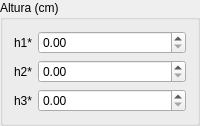
             <widget class="QGroupBox" name="groupBox_13">
              <property name="minimumSize">
               <size>
                <width>0</width>
                <height>0</height>
               </size>
              </property>
              <property name="title">
               <string>Altura (cm)</string>
              </property>
              <layout class="QFormLayout" name="formLayout_17">
               <item row="0" column="0">
                <widget class="QLabel" name="label_43">
                 <property name="text">
                  <string>h1*</string>
                 </property>
                </widget>
               </item>
               <item row="0" column="1">
                <widget class="QDoubleSpinBox" name="dsb_h1s">
                 <property name="minimumSize">
                  <size>
                   <width>0</width>
                   <height>0</height>
                  </size>
                 </property>
                 <property name="maximumSize">
                  <size>
                   <width>16777215</width>
                   <height>16777215</height>
                  </size>
                 </property>
                </widget>
               </item>
               <item row="1" column="0">
                <widget class="QLabel" name="label_44">
                 <property name="text">
                  <string>h2*</string>
                 </property>
                </widget>
               </item>
               <item row="1" column="1">
                <widget class="QDoubleSpinBox" name="dsb_h2s">
                 <property name="minimumSize">
                  <size>
                   <width>0</width>
                   <height>0</height>
                  </size>
                 </property>
                 <property name="maximumSize">
                  <size>
                   <width>16777215</width>
                   <height>16777215</height>
                  </size>
                 </property>
                </widget>
               </item>
               <item row="2" column="0">
                <widget class="QLabel" name="label_45">
                 <property name="text">
                  <string>h3*</string>
                 </property>
                </widget>
               </item>
               <item row="2" column="1">
                <widget class="QDoubleSpinBox" name="dsb_h3s">
                 <property name="minimumSize">
                  <size>
                   <width>0</width>
                   <height>0</height>
                  </size>
                 </property>
                 <property name="maximumSize">
                  <size>
                   <width>16777215</width>
                   <height>16777215</height>
                  </size>
                 </property>
                </widget>
               </item>
              </layout>
             </widget>
